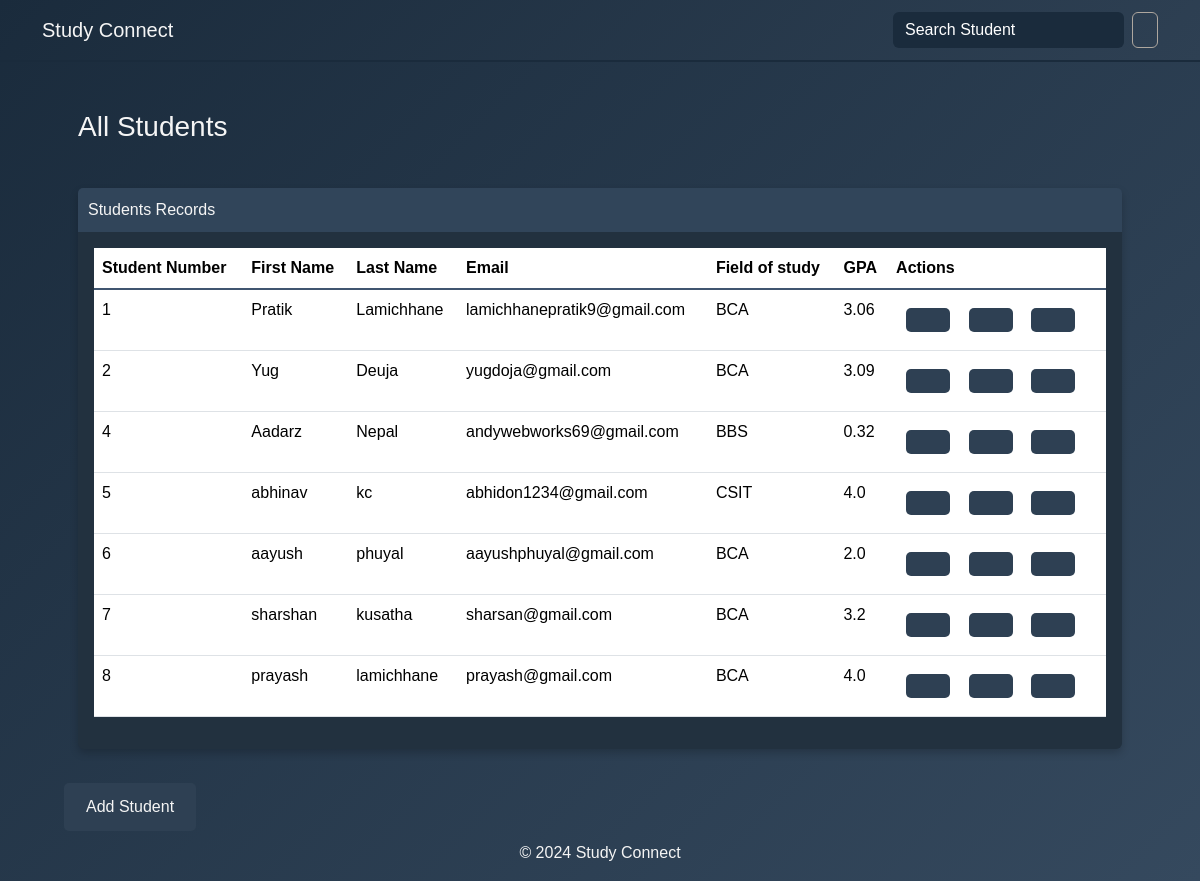
The page / on the database its author committed.
### students/models.py (models this page shows, shortened)
class Student(models.Model):
    student_number = models.PositiveIntegerField()
    first_name = models.CharField(max_length=50)
    last_name = models.CharField(max_length=50)
    email = models.EmailField(max_length=100)
    field_of_study = models.CharField(max_length=50)
    gpa = models.FloatField()

### students/views.py (the view)
# urls.py: path('' , views.index , name='index'),
def index(request):
    query = request.GET.get('q')
    students = Student.objects.all()
    return render(request, 'students/index.html', {
        'students': students,
    })

### students/templates/students/index.html (shortened to what this page needs)
{% extends "students/base.html" %}
{% block body %}
<div class="container-fluid">
    {% if students %}
        {% if query %}
            <h3 class="m-4">Search Results for "{{ query }}"</h3>
        {% else %}
            <h3 class="m-4">All Students</h3>
        {% endif %}
        <div class="row">
            <div class="col-12">
                <div class="card student-card ms-4 me-4 mb-4">
                    <div class="card-header">Students Records</div>
                    <div class="card-body">
                        <div class="table-responsive">
                            <table class="table table-hover">
                                <thead>
                                    <tr>
                                        <th scope="col">Student Number</th>
                                        <th scope="col">First Name</th>
                                        <th scope="col">Last Name</th>
                                        <th scope="col">Email</th>
                                        <th scope="col">Field of study</th>
                                        <th scope="col">GPA</th>
                                        <th scope="col">Actions</th>
                                    </tr>
                                </thead>
                                <tbody>
                                    {% for student in students %}
                                        <tr>
                                            <td>{{student.student_number}}</td>
                                            <td>{{student.first_name}}</td>
                                            <td>{{student.last_name}}</td>
                                            <td>{{student.email }}</td>
                                            <td>{{student.field_of_study }}</td>
                                            <td>{{student.gpa }}</td>
                                            <td>
                                                <a href="{% url 'view_student' student.id %}" class="btn btn-action me-1" data-bs-toggle="modal" data-bs-target="#mymodal{{ student.id }}">
                                                </a>
                                                <a href="{% url 'edit' student.id %}" class="btn btn-action me-1"></a>
                                                <a href="#" class="btn btn-action" data-bs-toggle="modal" data-bs-target="#delete{{student.id}}"></a>
                                            </td>
                                        </tr>
                                    {% endfor %}
                                </tbody>
                            </table>
                        </div>
                    </div>
                </div>
            </div>
        </div>
    {% else %}
        <div class="alert alert-dismissible alert-danger mt-3 mb-4">
            <button type="button" class="btn-close" data-bs-dismiss="alert"></button>
            <strong>Opps!</strong> <a href="#" class="alert-link">No students available </a>Try adding some and refresh the page.
        </div>
    {% endif %}
    <a type="button" class="btn btn-add" href="{% url 'add' %}">Add Student</a>
</div>
{% endblock body %}

### students/templates/students/base.html (shortened to what this page needs)
{% load static %}
<!DOCTYPE html>
<html lang="en">
<head>
    <link rel="stylesheet" href="{% static 'css/bootstrap.min.css' %}">
    <link href="https://cdn.jsdelivr.net/npm/remixicon@3.5.0/fonts/remixicon.css" rel="stylesheet">
    <link rel="stylesheet" href="{% static 'css/styles.css' %}">
</head>
<body class="d-flex flex-column min-vh-100">
    <nav class="navbar navbar-expand-lg navbar-dark bg-secondary">
        <div class="container">
            <a class="navbar-brand" href="{% url 'index' %}"> Study Connect</a>
            <div class="collapse navbar-collapse" id="navbarNav">
                <ul class="navbar-nav ms-auto">
                    <li class="nav-item">
                        <form class="d-flex">
                            <input class="form-control me-2" type="search" name="q" placeholder="Search Student"
                                   aria-label="Search">
                            <button class="btn btn-outline-secondary" type="submit"></button>
                        </form>
                    </li>
                </ul>
            </div>
        </div>
    </nav>
    <div class="container mt-4">
        {% block body %}
        {% endblock %}
    </div>
    <footer class="mt-auto">
        <div class="container text-center">
            <p>&copy; <script>document.write(new Date().getFullYear())</script> Study Connect</p>
        </div>
    </footer>
</body>
</html>

### students/static/css/styles.css (style rules this page uses)
body { background: linear-gradient(135deg, #1a2b3c, #35495e); color: #f5f5f5; font-family: 'Arial', sans-serif; }
.navbar { background: linear-gradient(135deg, #1a2b3c, #2e4053); border-bottom: 2px solid #1a2b3c; padding-top: 10px; padding-bottom: 10px; }
.navbar-brand, .nav-link, .btn-search { color: #f5f5f5 !important; }
.form-control { background-color: #1a2b3c; color: #f5f5f5; border: none; }
.form-control::placeholder { color: #ffffff; }
.card { background-color: #22313f; color: #f5f5f5; border: none; box-shadow: 0 4px 8px rgba(0, 0, 0, 0.2); margin-top: 20px; }
.card-header { background-color: #31455a; border-bottom: none; padding: 10px; }
.table thead th { border-bottom: 2px solid #405570; }
.table tbody td { border-top: none; }
.btn { cursor: pointer; transition: background-color 0.3s ease, border-color 0.3s ease, transform 0.2s ease; outline: none; }
.btn-add, .btn-action, .btn-danger { background-color: #2e4053; color: #f5f5f5; padding: 10px 20px; margin: 10px; border: 2px solid transparent; border-radius: 5px; }

### rows shown on the page
Student: student_number "1", first_name "Pratik", last_name "Lamichhane", email "lamichhanepratik9@gmail.com", field_of_study "BCA", gpa "3.06"
Student: student_number "2", first_name "Yug", last_name "Deuja", email "yugdoja@gmail.com", field_of_study "BCA", gpa "3.09"
Student: student_number "4", first_name "Aadarz", last_name "Nepal", email "andywebworks69@gmail.com", field_of_study "BBS", gpa "0.32"
Student: student_number "5", first_name "abhinav", last_name "kc", email "abhidon1234@gmail.com", field_of_study "CSIT", gpa "4.0"
Student: student_number "6", first_name "aayush", last_name "phuyal", email "aayushphuyal@gmail.com", field_of_study "BCA", gpa "2.0"
Student: student_number "7", first_name "sharshan", last_name "kusatha", email "sharsan@gmail.com", field_of_study "BCA", gpa "3.2"
Student: student_number "8", first_name "prayash", last_name "lamichhane", email "prayash@gmail.com", field_of_study "BCA", gpa "4.0"
